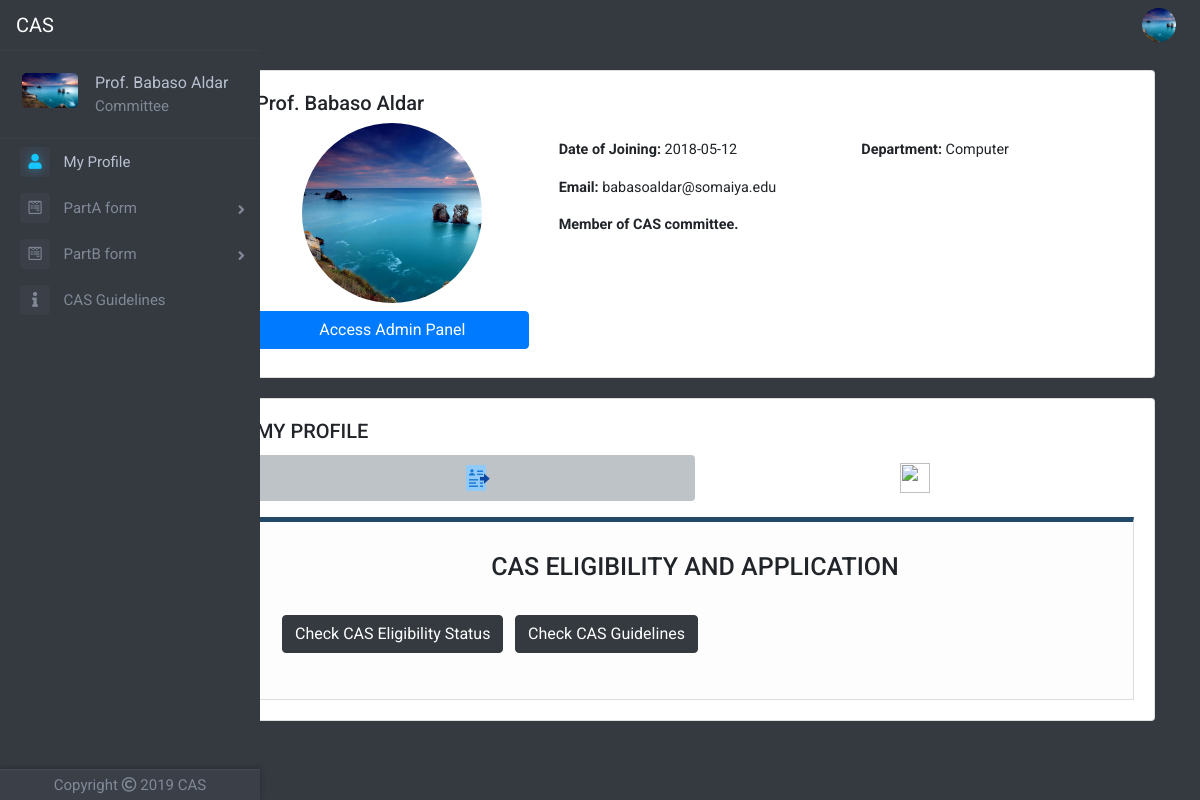
The page /userprofile.php (signed in) on the database its author committed.
### tables this page shows
CREATE TABLE `faculty_table` (
  `id` int(11) NOT NULL,
  `faculty_name` varchar(100) NOT NULL,
  `email` varchar(50) NOT NULL,
  `password` varchar(256) NOT NULL,
  `date_of_joining` date NOT NULL,
  `department` varchar(50) NOT NULL,
  `profilePicLocation` varchar(100) NOT NULL DEFAULT 'defaults/default_userprofile_pic.png',
  `faculty` int(11) NOT NULL,
  `hod` int(11) NOT NULL,
  `committee` int(11) NOT NULL,
  `principal` int(11) NOT NULL,
  `admin` int(11) NOT NULL
);

### userprofile.php (the view, shortened to what this page needs)
<?php
if(!isset($_SESSION['id']))
{
	header("LOCATION: index.php");
}
else
{
include 'dbh.php';
$userId=mysqli_real_escape_string($conn,$_SESSION['id']);
$sql="SELECT email, faculty_name, date_of_joining, department, profilePicLocation, hod, committee, principal, admin FROM faculty_table WHERE id='$userId'";
$result=mysqli_query($conn,$sql);
$row=mysqli_fetch_assoc($result);
$email=$row['email'];
$date_of_joining=$row['date_of_joining'];
$department=$row['department'];
$profilePicLocation=$row['profilePicLocation'];
$principal=$row['principal'];
$admin=$row['admin'];
include 'top.php';
include 'left-nav.php';
	?>
	<div class="container">
    <div class="row justify-content-center">
    <div class="col offset-md-2">
				<div class="card userprofile-card">
			      	<div class="card-body">
			      		<div class="row">
			      			<div class="col-md-11 col-sm-10 col-xs-9">
			      				<h5><?php echo $faculty_name; ?></h5>
			      			</div>
			      		</div>
			        	<div class="row">
			        		<div class="col-md-4">
			        			<img class="img-responsive" src="<?php echo $profilePicLocation; ?>" width="180px" height="180px" style="overflow: hidden;border-radius: 50%;display:block;margin:0 auto;object-fit: cover;">
			        			<?php
			        			if($admin==1)
			        			{
			        				?>
			        				<a class="btn btn-primary my-2" href="adminpanel.php" style="display:block;margin:0 auto">Access Admin Panel</a>
			        				<?php
			        			}
			        			?>
			        		</div>
			        		<div class="col-md-4">
			        			<p class="card-text" style="margin-top:1rem"><b>Date of Joining:</b> <?php echo $date_of_joining; ?></p>
			        			<p class="card-text"><b>Email:</b> <?php echo $email; ?></p>
			        				<?php
			        			if($committee==1)
			        			{
			        				?>
			        				<p class="card-text"><b>Member of CAS committee.</b></p>
			        				<?php
			        			}
			        			?>
			        		</div>
			        		<div class="col-md-4">
			        			<p class="card-text" style="margin-top:1rem"><b>Department:</b> <?php echo $department; ?></p>
			        		</div>
			        	</div>
			      	</div>
			    </div>
			    <div class="card userprofile-card">
			      	<div class="card-body">
			        	<h5 class="card-title">MY PROFILE</h5>
			        	<ul class="nav nav-pills mb-3 justify-content-center nav-fill" id="pills-tab" role="tablist">
						  	<li class="nav-item">
						    	<a class="nav-link active" id="pills-apply-tab" data-toggle="pill" href="#pills-apply" role="tab" aria-controls="pills-apply" aria-selected="true"><img src="apply.png" style="width:30px;height:30px"></a>
						  	</li>
						  	<?php
							if($committee==1 || $principal==1)
							{
							?>
						  	<li class="nav-item">
						    	<a class="nav-link" id="pills-all-faculty-tab" data-toggle="pill" href="#pills-all-faculty" role="tab" aria-controls="pills-all-faculty" aria-selected="false"><img src="all-profile.png" style="width:30px;height:30px"></a>
						  	</li>
							<?php
							}
							?>
						</ul>
						<div class="tab-content" id="pills-tabContent">
					  		<div class="tab-pane fade show active" id="pills-apply" role="tabpanel" aria-labelledby="pills-apply-tab">
					  			<h3 class="text-center">CAS ELIGIBILITY AND APPLICATION</h3><br>
					  			<p>
								  	<button class="btn btn-dark" type="button" data-toggle="collapse" data-target="#collapseEligible" aria-expanded="false" aria-controls="collapseEligible">
								    Check CAS Eligibility Status
								  	</button>
								  	<a href="guidelines.php"><button class="btn btn-dark ml-2" type="button" data-toggle="collapse" data-target="#collapseGuidelines" aria-expanded="false" aria-controls="collapseGuidelines">
									Check CAS Guidelines
									</button></a>
								</p>
					  		</div>
						</div>
			      	</div>
			    </div>
			</div>
		</div>
	<br>
</div>
</div>
</body>
</html>
<?php
}
?>

### top.php (shortened to what this page needs)
<!DOCTYPE html>
<html>
<head>
	<link rel="stylesheet" href="https://maxcdn.bootstrapcdn.com/bootstrap/4.1.3/css/bootstrap.min.css">
	<link href="https://stackpath.bootstrapcdn.com/font-awesome/4.7.0/css/font-awesome.min.css" rel="stylesheet">
	<link href="//netdna.bootstrapcdn.com/font-awesome/4.1.0/css/font-awesome.min.css" rel="stylesheet">
	<link rel="stylesheet" type="text/css" href="Frontend/global.css">
	<link rel="stylesheet" href="https://cdnjs.cloudflare.com/ajax/libs/animate.css/3.7.0/animate.min.css">
	<link rel="stylesheet" href="https://use.fontawesome.com/releases/v5.6.3/css/all.css">
</head>
<body>
		<nav class="navbar navbar-expand-lg sticky-top navbar-dark bg-dark"  style="height: 50px">
	  	<a class="navbar-brand" href="index.php">CAS</a>
	  	<div class="collapse navbar-collapse" id="navbarSupportedContent">
		    <ul class="navbar-nav ml-auto">
		      	<?php
		      	if(!isset($_SESSION['id']))
		      	{
			      	?>
			      	<li class="nav-item">
			        	<a class="nav-link" href="index.php">Sign Up | Sign In</a>
			      	</li>
			      	<?php
			    }
			    else
			    {
			    	?>
			      	<li class="nav-item dropdown">
				        <img class="nav-link dropdown-toggle" src="<?php echo $profilePicLocation; ?>" width="50px" height="50px" style="overflow: hidden;border-radius: 50%;display:block;margin:0 auto;object-fit: cover;cursor: pointer" id="navbarDropdown" role="button" data-toggle="dropdown" aria-haspopup="true" aria-expanded="false">
			      	</li>
			      	<?php
		      	}
		      	?>
		    </ul>
	  	</div>
	</nav>

### left-nav.php (shortened to what this page needs)
<?php
$uid=mysqli_real_escape_string($conn,$_SESSION['id']);
$sqlp="SELECT profilePicLocation, faculty_name, hod, committee FROM faculty_table WHERE id='$uid'";
$resultp=mysqli_query($conn,$sqlp);
$rowp=mysqli_fetch_assoc($resultp);
$profilePicLocation=$rowp['profilePicLocation'];
$faculty_name=$rowp['faculty_name'];
$committee=$rowp['committee'];
?>
<div class="page-wrapper chiller-theme toggled">
	<nav id="sidebar" class="sidebar-wrapper sm-hidden">
		<div class="sidebar-content">
			<div class="sidebar-brand">
				<div id="close-sidebar">
				</div>
			</div>
			<div class="sidebar-header">
				<div class="user-pic">
					<img class="img-responsive img-rounded" src="<?php echo $profilePicLocation; ?>"
						alt="User picture">
				</div>
				<div class="user-info">
					<span class="user-name" style="font-size: 16px">
						<?php echo $faculty_name; ?>
					</span>
				 		<?php
				 	if($committee==1)
					{
						?>
						<span class="user-role" style="font-size: 15px">Committee</span>
				 		<?php
				 	}
				 	?>
				</div>
			</div>
			<?php
			$currentyear=date("Y");
			?>
			<div class="sidebar-menu">
				<ul>
					<li class="sidebar-dropdown active">
						<a href="userprofile.php">
							<i class="fas fa-user" style="font-size: 15px"></i>
							<span style="font-size: 15px">My Profile</span>
						</a>
					</li>
					<li class="sidebar-dropdown dropdown-arrow">
						<a>
							<i class="fab fa-wpforms" style="font-size: 15px"></i>
							<span style="font-size: 15px;cursor:pointer">PartA form</span>
						</a>
					</li>
					<li class="sidebar-dropdown dropdown-arrow">
						<a>
							<i class="fab fa-wpforms" style="font-size: 15px"></i>
							<span style="font-size: 15px;cursor:pointer">PartB form</span>
						</a>
					</li>
					<li class="sidebar-dropdown">
						<a href="guidelines.php">
							<i class="fas fa-info" style="font-size: 15px"></i>
							<span style="font-size: 15px">CAS Guidelines</span>
						</a>
					</li>
				</ul>
			</div>
		</div>
		<div class="sidebar-footer">
			<a>
				<p style="font-size: 15px">Copyright  <i class="far fa-copyright"></i>  <?php echo $currentyear; ?>  CAS</p>
			</a>
		</div>
	</nav>

### rows shown on the page
faculty_table: profilePicLocation (picture), faculty_name "Prof. Babaso Aldar", date_of_joining "2018-05-12", email "babasoaldar@somaiya.edu", department "Computer"

### other values the page prints
$currentyear "2019"
